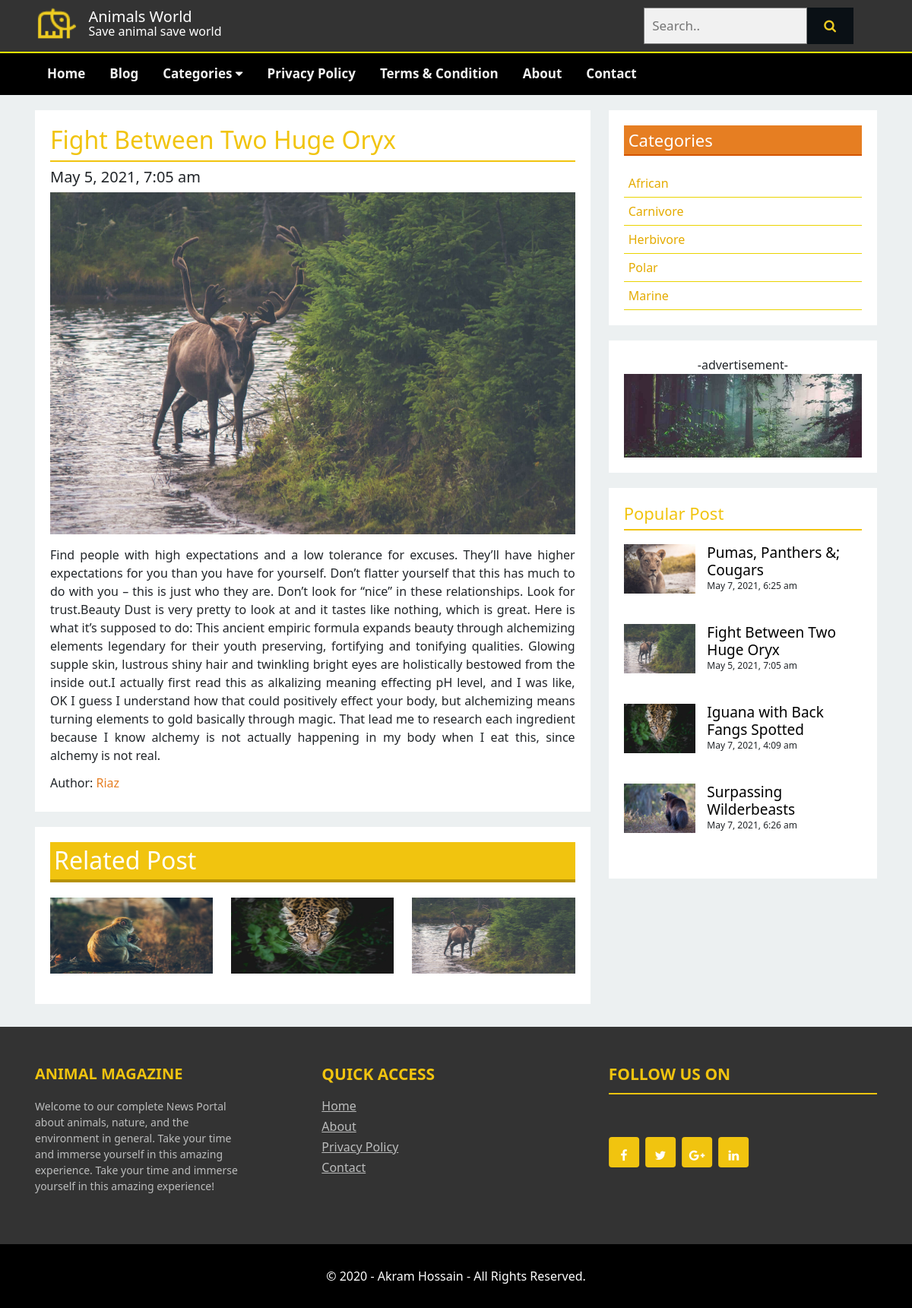
The app's page /post.php?postid=3 with its own data.
### tables this page shows
CREATE TABLE `tbl_logotitle` (
  `id` int(11) NOT NULL,
  `logo` varchar(255) NOT NULL,
  `title` varchar(400) NOT NULL,
  `subtitle` varchar(400) NOT NULL
);

CREATE TABLE `tbl_page` (
  `id` int(11) NOT NULL,
  `title` varchar(255) NOT NULL,
  `body` text NOT NULL
);

CREATE TABLE `tbl_post` (
  `id` int(11) NOT NULL,
  `cat` int(11) NOT NULL,
  `title` varchar(255) NOT NULL,
  `body` text NOT NULL,
  `image` varchar(255) NOT NULL,
  `author` varchar(255) NOT NULL,
  `tags` varchar(255) NOT NULL,
  `date` timestamp NOT NULL DEFAULT current_timestamp(),
  `userid` int(11) NOT NULL,
  `count` int(100) NOT NULL
);

CREATE TABLE `tbl_category` (
  `id` int(11) NOT NULL,
  `name` varchar(255) NOT NULL
);

CREATE TABLE `tbl_footer_top_column_1` (
  `id` int(11) NOT NULL,
  `title` varchar(255) NOT NULL,
  `body` text NOT NULL
);

CREATE TABLE `tbl_footer_top_column_2` (
  `id` int(11) NOT NULL,
  `title` varchar(255) NOT NULL,
  `Home` varchar(255) NOT NULL,
  `About` varchar(255) NOT NULL,
  `Privacy Policy` varchar(255) NOT NULL,
  `Contact` varchar(255) NOT NULL,
  `home_link` varchar(700) NOT NULL,
  `about_link` varchar(700) NOT NULL,
  `privacy_link` varchar(700) NOT NULL,
  `contact_link` varchar(700) NOT NULL
);

CREATE TABLE `tbl_footer_top_column_3` (
  `id` int(11) NOT NULL,
  `title` varchar(255) NOT NULL,
  `fb_link` varchar(700) NOT NULL,
  `tw_link` varchar(700) NOT NULL,
  `gp_link` varchar(700) NOT NULL,
  `ln_link` varchar(700) NOT NULL
);

CREATE TABLE `tbl_footer` (
  `id` int(11) NOT NULL,
  `copyright` varchar(700) NOT NULL
);

### lib/Database.php (called while the page is built, shortened)
<?php
Class Database{
	public $host   = DB_HOST;
	public $user   = DB_USER;
	public $pass   = DB_PASS;
	public $dbname = DB_NAME;
	public $link;
	public function connectDB(){
	$this->link = new mysqli($this->host, $this->user, $this->pass, $this->dbname);
 }
	public function select($query){
		$result = $this->link->query($query) or die($this->link->error.__LINE__);
		if($result->num_rows > 0){
			return $result;
		} else {
			return false;
		}
	}
}

### lib/format.php (called while the page is built, shortened)
<?php
class format{
    public function date($date){
       return date("F j, Y, g:i a", strtotime($date));
    }
}
?>

### post.php (the view, shortened to what this page needs)
<?php require 'inc/header.php'; ?>
<?php
    $postid = mysqli_real_escape_string($db->link, $_GET['postid']);
    if (!isset($postid) || $postid == NULL) {
        header("Location: 404.php");
    }else {
        $postid = $postid;
    }
?>
    <section class="main_section">
        <div class="mainsection_bfr_container">
            <div class="container">
                <div class="main_section_aftr_row clearfix">
                    <div class="row">
                        <div class="col-md-8 left_main_Content col-sm-12">
                        <?php
                        $query = "SELECT * FROM tbl_post WHERE id = '$postid' ";
                        $post = $db->select($query);
                        if ($post) {
                            while ($result = $post->fetch_assoc()) { ?>
                            <div class="my_card my_card_post post_justify clearfix">
                                <h2 class="h2_custom" ><?php echo $result["title"]; ?></h2>
                                <h5><?php echo $fm->date($result['date']); ?></h5>
                                <div class="fakeimg">
                                    <img src="admin/uploads/<?php echo $result["image"]; ?>" alt="">
                                </div>
                                <?php echo $result["body"]; ?>
                                <h6 class="remove_cls">Author: <a href=""><?php echo $result["author"]; ?></a></h6>
                            </div>
                            <div class="my_card post_card clearfix">
                                <h2>Related Post</h2>
                                <div class="row">
                                <?php
                                $cat = $result['cat'];
                                $relquery = "SELECT * FROM tbl_post WHERE cat = '$cat' ";
                                $relpost = $db->select($relquery);
                                if ($relpost) {
                                    while ($r_Result = $relpost->fetch_assoc()) { ?>
                                    <div class="col-md-4">
                                        <a href="post.php?postid=<?php echo $r_Result["id"]; ?>"><img src="admin/uploads/<?php echo $r_Result["image"]; ?>" alt=""></a>
                                    </div>
                                    <?php } }else { ?>
                                    <h2>No Related Post Here.!</h2>
                                    <?php } ?>
                                    <?php } }else {
                                        header("Location: 404.php");
                                    } ?>
                                </div>
                            </div>
                        </div>
<?php require 'inc/sidebar.php'; ?>
                    </div>
                </div>
            </div>
        </div>
    </section>
<?php require 'inc/footer.php' ?>
</body>
</html>

### inc/header.php (shortened to what this page needs)
<?php require "lib/Database.php"; ?>
<?php require "lib/format.php"; ?>
<?php
$db = new Database();
$fm = new format();
?>
<!DOCTYPE html>
<html lang="en">
<head>
  <?php require "script/css.php"; ?>
</head>
<body>
  <header>
    <div class="equal_margin">
      <div class="container topnav_container">
        <div class="top_bar">
          <div class="row">
            <div class="col-lg-6 col-md-6 col-sm-8 col-xs-12 clearfix">
            <?php
              $sql = "SELECT * FROM tbl_logotitle WHERE id = '1' ";
              $logotitle = $db->select($sql);
              if ($logotitle) {
              $result = $logotitle->fetch_array();
              ?>
              <div class="left_logo">
                <img src="admin/uploads/<?php echo $result["logo"]; ?>" alt="Logo">
              </div>
              <div class="right_text">
                <h2><?php echo $result["title"]; ?></h2>
                <p><?php echo $result["subtitle"]; ?></p>
              </div>
            </div>
            <?php } ?>
            <div class="col-lg-6 col-md-6 col-sm-4 col-xs-12">
              <div class="search">
                <form class="example" action="search.php" method="GET">
                  <input type="text" required placeholder="Search.." name="search">
                  <button type="submit" name="submit" value="Submit"><i class="fa fa-search"></i></button>
                </form>
              </div>
            </div>
          </div>
        </div>
      </div>
    </div>
    <div class="nav_bg_color" id="myHeader">
      <nav class="bottomnav container clearfix max_width_nav">
        <div class="topnav" id="myTopnav">
          <span><a href="index.php" <?php $path  = $_SERVER['SCRIPT_FILENAME']; $title = basename($path, ".php"); if ($title == 'index') { ?> class="active" <?php } ?> >Home</a></span>
          <span class="display_hide"><a href="blog.php" <?php $path  = $_SERVER['SCRIPT_FILENAME']; $title = basename($path, ".php"); if ($title == 'blog') { ?> class="active" <?php } ?> >Blog</a></span>
         <div class="dropdownHover">
          <span class="for_dropdown
          <?php
          if ($get_url_base == "contact.php") {?>
           contact_dropdown <?php } ?>"><a href="" <?php	if (isset($_GET['category'])) { ?>	class="active" <?php } ?> >Categories <i class="fa fa-caret-down"></i></a>
        </span>
          </div>
          <?php
          $sql = "SELECT * FROM tbl_page ";
          $page = $db->select($sql);
          if ($page) {
              while ($result = $page->fetch_assoc()) { ?>
          </span><a href="page.php?pageid=<?php echo $result['id']; ?>" <?php	if (isset($_GET['pageid']) && $_GET['pageid'] == $result['id']) { ?>	class="active" <?php } ?>
           ><?php echo $result['title']; ?></a></span>
          <?php } } ?>
          </span><a href="about.php" <?php $path  = $_SERVER['SCRIPT_FILENAME']; $title = basename($path, ".php"); if ($title == 'about') { ?> class="active" <?php } ?> >About</a></span>
          </span><a href="contact.php" <?php $path  = $_SERVER['SCRIPT_FILENAME']; $title = basename($path, ".php"); if ($title == 'contact') { ?> class="active" <?php } ?> >Contact</a></span>
        </div>
      </nav>
    </div>
  </header>

### inc/sidebar.php (shortened to what this page needs)
<div class="col-md-4 right_sidebar col-sm-12">
              <div class="my_card category_list">
                <h3>Categories</h3>
                <?php
                $query = "SELECT * FROM tbl_category";
                $categories = $db->select($query);
                if ($categories) {
                  while ($result = $categories->fetch_assoc()) { ?>
                <ul>
                  <li><a href="posts.php?category=<?php echo $result["id"]; ?>"><?php echo $result["name"] ?></a></li>
                </ul>
                <?php } } ?>
              </div>
              <div class="my_card advertise">
                <div class="text-center">-advertisement-</div>
                <img src="images/img_woods_wide.jpg" alt="">
              </div>
              <div class="my_card">
                <h3>Popular Post</h3>
                <?php
                $query = "SELECT * FROM tbl_post WHERE date > DATE_SUB(curdate(), INTERVAL 1 WEEK) ORDER BY count DESC LIMIT 4";
                $popular_post = $db->select($query);
                if ($popular_post) {
                  while ($result = $popular_post->fetch_array()) { ?>
                <div class="same_post clearfix">
                  <div class="left_post_img">
                    <a href="post.php?postid=<?php echo $result["id"]; ?>"><img src="admin/uploads/<?php echo $result["image"]; ?>" alt=""></a>
                  </div>
                  <div class="right_content">
                    <a href="post.php?postid=<?php echo $result["id"]; ?>"><h4><?php echo $result["title"]; ?></h4></a>
                    <p><?php echo $fm->date($result["date"]); ?></p>
                  </div>
                </div>
              <?php } } ?>
              </div>
            </div>

### inc/footer.php
<section class="footer_top">
  <div class="container">
    <div class="row">
      <div class="col-md-4">
        <div class="magazine">
          <div class="megaZine_wrap clearfix">
            <?php
              $sql = "SELECT * FROM tbl_footer_top_column_1 ";
              $tbl_footer_top_column_1 = $db->select($sql);
              if ($tbl_footer_top_column_1) {
              while ($result = $tbl_footer_top_column_1->fetch_assoc()) {
                  ?>
            <h2><?php echo $result['title']; ?></h2>
          </div>
          <?php echo $result['body']; ?>
          <?php } } ?>
        </div>
      </div>
      <div class="col-md-4">
        <?php
              $sql = "SELECT * FROM tbl_footer_top_column_2 ";
              $tbl_footer_top_column_2 = $db->select($sql);
              if ($tbl_footer_top_column_2) {
              while ($result = $tbl_footer_top_column_2->fetch_assoc()) {
                  ?>
        <div class="footer_page">
        <h2><?php echo $result['title']; ?></h2>
        <h6><a href="<?php echo $result['home_link']; ?>"><?php echo $result['Home']; ?></a></h6>
        <h6><a href="<?php echo $result['about_link']; ?>"><?php echo $result['About']; ?></a></h6>
        <h6><a href="<?php echo $result['privacy_link']; ?>"><?php echo $result['Privacy Policy']; ?></a></h6>
        <h6><a href="<?php echo $result['contact_link']; ?>"><?php echo $result['Contact']; ?></a></h6>
        </div>
        <?php } } ?>
      </div>
      <div class="col-md-4">
        <?php
              $sql = "SELECT * FROM tbl_footer_top_column_3 ";
              $tbl_footer_top_column_3 = $db->select($sql);
              if ($tbl_footer_top_column_3) {
              while ($result = $tbl_footer_top_column_3->fetch_assoc()) {
                  ?>
        <div class="social_networks">
          <h2><?php echo $result['title']; ?></h2>
          <div class="inside_social">
            <a href="<?php echo $result['fb_link']; ?>"><span>Facebook</span></a>
            <a href="<?php echo $result['tw_link']; ?>"><span>Twitter</span></a>
            <a href="<?php echo $result['gp_link']; ?>"><span>Google+</span></a>
            <a href="<?php echo $result['ln_link']; ?>"><span>Linked In</span></a>
          </div>
        </div>
        <?php } } ?>
      </div>
    </div>
  </div>
</section>
  <footer class="main_footer">
    <div class="container">
      <div class="row">
        <div class="col-md-12">
          <div class="copyright_text text-center">
          <?php
          $sql = "SELECT * FROM tbl_footer WHERE id = '1' ";
          $footer_update = $db->select($sql);
          if ($footer_update) {
              while ($result = $footer_update->fetch_assoc()) {
                  ?>
            <p><?php echo $result["copyright"]; ?></p>
            <?php } } ?>
          </div>
        </div>
      </div>
    </div>
  </footer>

### records on screen
tbl_logotitle: logo (picture), title "Animals World", subtitle "Save animal save world"
tbl_page: title "Privacy Policy"
tbl_page: title "Terms & Condition"
tbl_post: title "Fight Between Two Huge Oryx", date "May 5, 2021, 7:05 am", image (picture), body "Find people with high expectations and a low tolerance for excuses. They’ll have higher expectations for you than you have for yourself. Don’t flatter yourself that this has much to do with you – this is just who they are. Don’t look for “nice” in these relationships. Look for trust.Beauty Dust is very pretty to look at and it tastes like nothing, which is great. Here is what it’s supposed to do: This ancient empiric formula expands beauty through alchemizing elements legendary for their youth preserving, fortifying and tonifying qualities. Glowing supple skin, lustrous shiny hair and twinkling bright eyes are holistically bestowed from the inside out.I actually first read this as…", author "Riaz"
tbl_post: image (picture)
tbl_post: image (picture), title "Iguana with Back Fangs Spotted", date "May 7, 2021, 4:09 am"
tbl_category: name "African"
tbl_category: name "Carnivore"
tbl_category: name "Herbivore"
tbl_category: name "Polar"
tbl_category: name "Marine"
tbl_post: image (picture), title "Pumas, Panthers &; Cougars", date "May 7, 2021, 6:25 am"
tbl_post: image (picture), title "Surpassing Wilderbeasts", date "May 7, 2021, 6:26 am"
tbl_footer_top_column_1: title "ANIMAL MAGAZINE", body "Welcome to our complete News Portal about animals, nature, and the environment in general. Take your time and immerse yourself in this amazing experience. Take your time and immerse yourself in this amazing experience!"
tbl_footer_top_column_2: title "QUICK ACCESS", Home "Home", About "About", Privacy Policy "Privacy Policy", Contact "Contact"
tbl_footer_top_column_3: title "FOLLOW US ON"
tbl_footer: copyright "© 2020 - Akram Hossain - All Rights Reserved."
